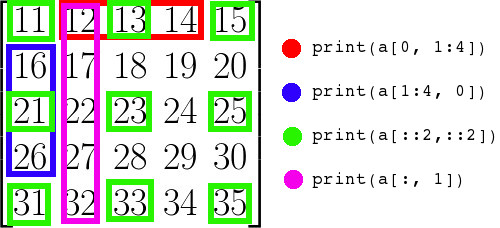
#> input picture media/slicing2d.jpg, 500 x 228 px, given in place of the camera
$ jupyter execute 'Computer vision.ipynb'   (shell and % lines are left out)   (Python 2 division)   (older library calls are emulated)   (text cells are left out)
#> lines starting #> are read from the running program, lines starting #| are printed output that depends on the picture; after the words box and inside, x2 and y2 are one past the last pixel; in counts of white or black regions, pixels touching at a corner belong together
[cell 1]
%pylab inline

[cell 2]
import cv2
# Some code from openCV docs

[cell 3]
cap = cv2.VideoCapture(0)

[cell 4]
cap.open(0)

[cell 5]
cap.isOpened()

[cell 6]
ret, frame = cap.read()
#> frame is the input picture: shape (228, 500, 3); mean B, G, R 216.2, 223.3, 219.5
cap.release()

[cell 7]
type(frame)

[cell 8]
frame.dtype

[cell 9]
frame.shape
#> Out = (228, 500, 3)

[cell 10]
imshow(frame)

[cell 11]
imshow(frame[:,:,::-1])

[cell 12]
image_rgb = cv2.cvtColor(frame, cv2.COLOR_BGR2RGB)
imshow(image_rgb)

[cell 13]
cap = cv2.VideoCapture(0)

while(True):
    # Capture frame-by-frame
    ret, frame = cap.read()

    cv2.imshow('frame',frame)
    if cv2.waitKey(1) & 0xFF == ord('q'):
#> (key q is pressed here)
        break

# When everything done, release the capture
cap.release()
#cv2.destroyAllWindows()

[cell 14]
import numpy as np
import cv2

cap = cv2.VideoCapture(0)

while(True):
    # Capture frame-by-frame
    ret, frame = cap.read()

    # Our operations on the frame come here
    gray = cv2.cvtColor(frame, cv2.COLOR_BGR2GRAY)
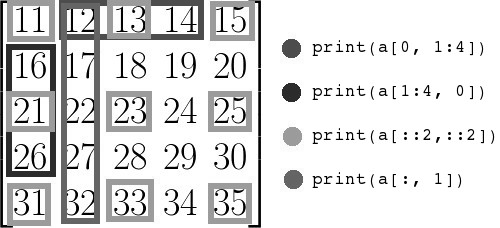
#> gray: shape (228, 500); min 0, max 255, mean 221.3

    # Display the resulting frame
    cv2.imshow('frame',gray)
    if cv2.waitKey(1) & 0xFF == ord('q'):
#> (key q is pressed here)
        break

# When everything done, release the capture
cap.release()
cv2.destroyAllWindows()

[cell 15]
cap.release()

[cell 16]
cap = cv2.VideoCapture(0)

while(True):
    # Capture frame-by-frame
    ret, frame = cap.read()
    frame = cv2.cvtColor(frame, cv2.COLOR_BGR2GRAY)
    edges = cv2.Canny(frame, 40, 120, apertureSize = 3)
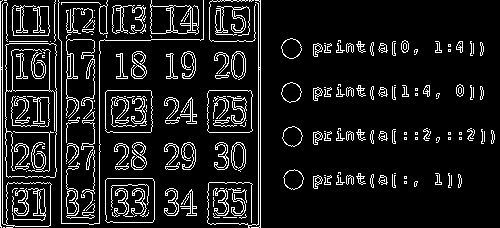
#> edges: shape (228, 500); 10.8% white in thin lines or dots
    cv2.imshow('frame', edges)

    if cv2.waitKey(1) & 0xFF == ord('q'):
#> (key q is pressed here)
        break

# When everything done, release the capture
cap.release()
#cv2.destroyAllWindows()
print "done!"

[cell 17]
def detect(img):
    cascade = cv2.CascadeClassifier("/usr/share/opencv/haarcascades/haarcascade_frontalface_alt.xml")
    rects = cascade.detectMultiScale(img)
#> rects = [[52, 127, 52, 52]]

    if len(rects) == 0:
        return []
    rects[:, 2:] += rects[:, :2]
    return rects

[cell 18]
cap = cv2.VideoCapture(0)

while(True):
    # Capture frame-by-frame
    ret, frame = cap.read()

    rects = detect(frame)
#> rects = [[52, 127, 104, 179]]
    for x1, y1, x2, y2 in rects:
        cv2.rectangle(frame, (x1, y1), (x2, y2), (127, 255, 0), 2)
#> this loop made 1 pass
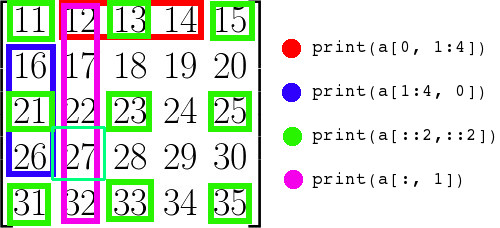
#> frame: shape (228, 500, 3); 0.54% of pixels changed, all inside (x1, y1, x2, y2) = (51, 126, 106, 181)

    cv2.imshow('frame',frame)

    if cv2.waitKey(1) & 0xFF == ord('q'):
#> (key q is pressed here)
        break

# When everything done, release the capture
cap.release()
#cv2.destroyAllWindows()
print "done!"

[cell 19]
cap = cv2.VideoCapture(0)

ret, prevframe = cap.read()

while(True):
    # Capture frame-by-frame
    ret, frame = cap.read()

    difference = frame - prevframe
#> difference: shape (228, 500, 3); every value is 0

    cv2.imshow('frame',difference)

    prevframe = frame
    if cv2.waitKey(1) & 0xFF == ord('q'):
#> (key q is pressed here)
        break

# When everything done, release the capture
cap.release()
#cv2.destroyAllWindows()
print "done!"

[cell 20]
cap = cv2.VideoCapture(0)

ret, prevframe = cap.read()
prevframe = cv2.cvtColor(prevframe, cv2.COLOR_BGR2GRAY)
while(True):
    # Capture frame-by-frame
    ret, frame = cap.read()

    frame = cv2.cvtColor(frame, cv2.COLOR_BGR2GRAY)
    difference = frame - prevframe
#> difference: shape (228, 500); every value is 0

    cv2.imshow('frame',difference)

    prevframe = frame
    if cv2.waitKey(1) & 0xFF == ord('q'):
#> (key q is pressed here)
        break

# When everything done, release the capture
cap.release()
#cv2.destroyAllWindows()
print "done!"

[cell 21]
cap = cv2.VideoCapture(0)

sigma = 10

ret, prevframe = cap.read()
prevframe = cv2.cvtColor(prevframe, cv2.COLOR_BGR2GRAY)
prevframe = cv2.GaussianBlur( difference, (0,0), 30 )
while(True):
    # Capture frame-by-frame
    ret, frame = cap.read()

    frame = cv2.cvtColor(frame, cv2.COLOR_BGR2GRAY)
    frame = cv2.GaussianBlur( frame, (0,0), 30 )
#> frame: shape (228, 500)
    difference = frame - prevframe

    difference = cv2.GaussianBlur(difference, (0,0), 30 )

    cv2.imshow('frame',difference)

    prevframe = frame
    if cv2.waitKey(1) & 0xFF == ord('q'):
#> (key q is pressed here)
        break

# When everything done, release the capture
cap.release()
#cv2.destroyAllWindows()
print "done!"

[cell 22]
cap = cv2.VideoCapture(0)

sigma = 40

while(True):
    # Capture frame-by-frame
    ret, frame = cap.read()

    frame = cv2.cvtColor(frame, cv2.COLOR_BGR2GRAY)
    ret,frame = cv2.threshold(frame,100,255,cv2.THRESH_BINARY)
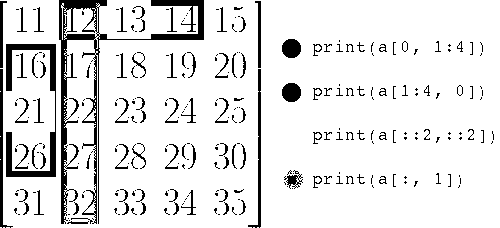
#> frame: shape (228, 500); 89.4% white; 269 black regions (175 under 20 px), largest, box (x1, y1, x2, y2) and area: (59, 0, 204, 224) 3878, (6, 44, 56, 177) 1601, (248, 69, 261, 228) 494

    cv2.imshow('frame',frame)

    if cv2.waitKey(1) & 0xFF == ord('q'):
#> (key q is pressed here)
        break

# When everything done, release the capture
cap.release()
#cv2.destroyAllWindows()
print "done!"

[cell 23]
from scipy.ndimage import gaussian_filter

cap = cv2.VideoCapture(0)

sigma = 40

ret, prevframe = cap.read()
#prevframe = cv2.cvtColor(prevframe, cv2.COLOR_BGR2GRAY)
prevframe = gaussian_filter(prevframe, sigma)
prevframe2 = gaussian_filter(prevframe, sigma)
while(True):
    # Capture frame-by-frame
    ret, frame = cap.read()

    #sumframe = frame
    sumframe = frame/3 + prevframe/3 + prevframe2/3
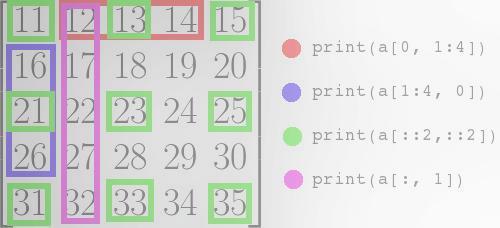
#> sumframe: shape (228, 500, 3); mean B, G, R 216.2, 218.6, 217.3
    prevframe2 = prevframe
    prevframe = frame

    cv2.imshow('frame',sumframe)

    if cv2.waitKey(1) & 0xFF == ord('q'):
#> (key q is pressed here)
        break

# When everything done, release the capture
cap.release()
cv2.destroyAllWindows()
print "done!"

[cell 24]
from scipy.ndimage import gaussian_filter

cap = cv2.VideoCapture(0)

sigma = 40

ret, prevframe = cap.read()
prevframe = gaussian_filter(prevframe, sigma)
while(True):
    ret, frame = cap.read()

    sumframe = frame/4 + prevframe/2
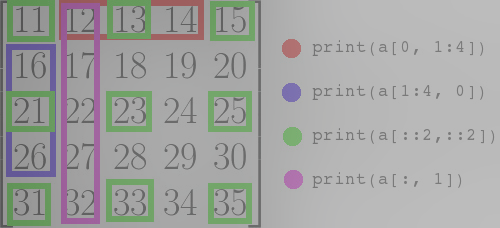
#> sumframe: shape (228, 500, 3); mean B, G, R 162.3, 164.1, 163
    prevframe = sumframe

    cv2.imshow('Window',sumframe)

    if cv2.waitKey(1) & 0xFF == ord('q'):
#> (key q is pressed here)
        break

# When everything done, release the capture
cap.release()
#cv2.destroyAllWindows()
print "done!"

[cell 25]
from scipy.ndimage import gaussian_filter

cap = cv2.VideoCapture(0)
bgs = cv2.BackgroundSubtractorMOG(24*60, 1, 0.7, 0.01)
while(True):
    # Capture frame-by-frame
    ret, frame = cap.read()

    frame = bgs.apply(frame)

    cv2.imshow('Window',frame)

    if cv2.waitKey(1) & 0xFF == ord('q'):
#> (key q is pressed here)
        break

# When everything done, release the capture
cap.release()
#cv2.destroyAllWindows()
print "done!"

[cell 26]
cap = cv2.VideoCapture(0)
bgs = cv2.BackgroundSubtractorMOG(24*60, 5, 0.1)
while(True):
    # Capture frame-by-frame
    ret, frame = cap.read()
    frame = cv2.cvtColor(frame, cv2.COLOR_BGR2GRAY)

    bgmask = bgs.apply(frame)

    cv2.imshow('frame', frame*(bgmask/255))

    if cv2.waitKey(1) & 0xFF == ord('q'):
#> (key q is pressed here)
        break

# When everything done, release the capture
cap.release()
#cv2.destroyAllWindows()
print "done!"

[cell 27]
#Motion Tracking uses code from http://derek.simkowiak.net/motion-tracking-with-python/

from scipy.ndimage import gaussian_filter

cap = cv2.VideoCapture(0)
ret, color_image = cap.read()

accum = np.float32(color_image)

while(True):
    # Capture frame-by-frame
    ret, color_image = cap.read()
    color_image = cv2.GaussianBlur( color_image, (0,0), 19 )
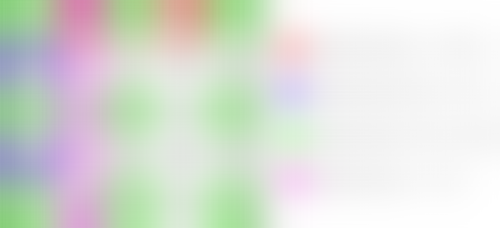
#> color_image: shape (228, 500, 3); mean B, G, R 216.3, 223.4, 219.5
    cv2.accumulateWeighted( color_image, accum, 0.320)
    difference = cv2.absdiff( color_image, accum.astype(uint8))
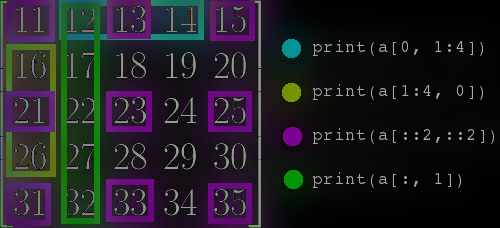
#> difference: shape (228, 500, 3); mean B, G, R 35.4, 30.4, 32.3

    cv2.imshow('frame', difference)

    if cv2.waitKey(1) & 0xFF == ord('q'):
#> (key q is pressed here)
        break

# When everything done, release the capture
cap.release()
#cv2.destroyAllWindows()
print "done!"

[cell 28]
# blob tracking

cap = cv2.VideoCapture(0)
ret, frame = cap.read()
frame = cv2.cvtColor(frame, cv2.COLOR_BGR2GRAY)

accum = np.float32(frame)
#> accum: shape (228, 500) float32

params = cv2.SimpleBlobDetector_Params()
params.minDistBetweenBlobs = 50.0
params.filterByInertia = False
params.filterByConvexity = False
params.filterByColor = False
params.filterByCircularity = False
params.filterByArea = True
params.minArea = 20.0
params.maxArea = 500.0
params.minThreshold = 40
blobdetect = cv2.SimpleBlobDetector(params)

while(True):
    # Capture frame-by-frame
    ret, frame = cap.read()
    frame = cv2.cvtColor(frame, cv2.COLOR_BGR2GRAY)
    color_image = cv2.GaussianBlur( frame, (0,0), 19 )
#> color_image: shape (228, 500)
    cv2.accumulateWeighted( frame, accum, 0.320)
    difference = cv2.absdiff( frame, accum.astype(uint8))

    keypoints = blobdetect.detect(difference)
#> keypoints = ()

    for kp in keypoints:
        cv2.circle(difference, (int(kp.pt[0]),int(kp.pt[1])), int(kp.size), (255, 0,0), -1)
#> this loop made 0 passes

    cv2.imshow('frame', difference)
    if cv2.waitKey(1) & 0xFF == ord('q'):
#> (key q is pressed here)
        break

# When everything done, release the capture
cap.release()
#cv2.destroyAllWindows()
print "done!"

[cell 29]
from scipy.ndimage import gaussian_filter

cap = cv2.VideoCapture(0)

ret, frame = cap.read()

cap.release()

frame = cv2.cvtColor(frame, cv2.COLOR_BGR2GRAY)

edges = cv2.Canny(frame,50,150,apertureSize = 3)
#> edges: shape (228, 500); 10.8% white in thin lines or dots

lines = cv2.HoughLines(edges,1,np.pi/180, 200)
#> lines = [[260, 0], [0, 0], [258, 0], [2, 0], [99, 0]]

for rho,theta in lines[0]:
    a = np.cos(theta)
    b = np.sin(theta)
    x0 = a*rho
    y0 = b*rho
    x1 = int(x0 + 1000*(-b))
    y1 = int(y0 + 1000*(a))
    x2 = int(x0 - 1000*(-b))
    y2 = int(y0 - 1000*(a))

    cv2.line(frame,(x1,y1),(x2,y2),(0,0,0),2)
#> this loop made 1 pass
#> (rho, theta, a, b, x0, y0, x1, y1) on pass 1: (260, 0, 1, 0, 260, 0, 260, 1000)
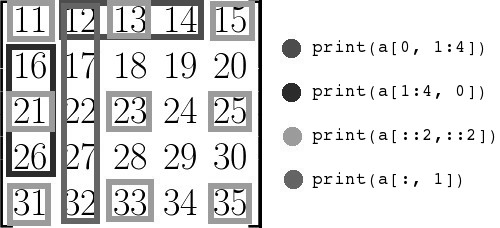
#> frame: shape (228, 500); 0.43% of pixels changed, all inside (x1, y1, x2, y2) = (259, 0, 262, 228)

imshow(frame, cmap=cm.gray)

[cell 30]
cap = cv2.VideoCapture(0)

while(True):
    # Capture frame-by-frame
    ret, frame = cap.read()
    frame = cv2.cvtColor(frame, cv2.COLOR_BGR2GRAY)

    edges = cv2.Canny(frame,50,150,apertureSize = 3)

    lines = cv2.HoughLines(edges,1,np.pi/180,200)

    for rho,theta in lines[0]:
        a = np.cos(theta)
        b = np.sin(theta)
        x0 = a*rho
        y0 = b*rho
        x1 = int(x0 + 1000*(-b))
        y1 = int(y0 + 1000*(a))
        x2 = int(x0 - 1000*(-b))
        y2 = int(y0 - 1000*(a))

        cv2.line(edges,(x1,y1),(x2,y2),(0,0,255),2)
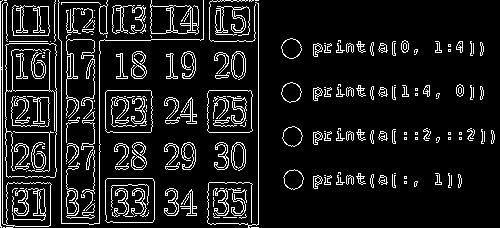
#> edges: shape (228, 500); 10.6% white in thin lines or dots

    cv2.imshow('frame', edges)

    if cv2.waitKey(1) & 0xFF == ord('q'):
#> (key q is pressed here)
        break

# When everything done, release the capture
cap.release()
#cv2.destroyAllWindows()
print "done!"
